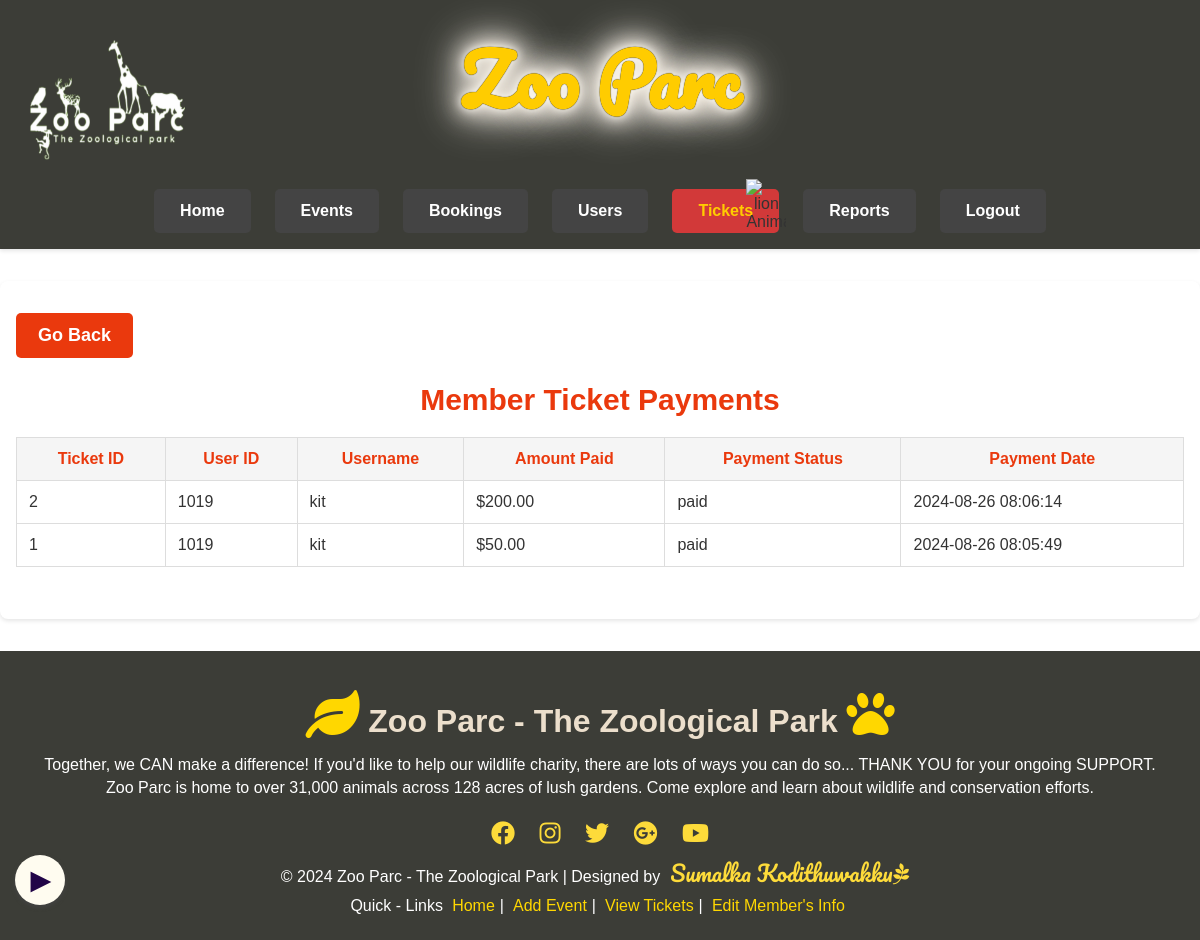
/view_member_payments.php (signed in), run on the app's committed database.
### tables this page shows
CREATE TABLE IF NOT EXISTS `member_ticket_payments` (
  `payment_id` int NOT NULL AUTO_INCREMENT,
  `user_id` int NOT NULL,
  `ticket_id` int NOT NULL,
  `amount` decimal(10,2) NOT NULL,
  `payment_status` enum('paid','unpaid') NOT NULL DEFAULT 'unpaid',
  `payment_date` datetime DEFAULT NULL,
  PRIMARY KEY (`payment_id`),
  UNIQUE KEY `ticket_id` (`ticket_id`),
  KEY `member_id` (`user_id`)
);

CREATE TABLE IF NOT EXISTS `users` (
  `id` int NOT NULL,
  `user_id` int NOT NULL AUTO_INCREMENT,
  `name` varchar(255) NOT NULL,
  `username` varchar(255) NOT NULL,
  `email` varchar(255) NOT NULL,
  `password` varchar(255) NOT NULL,
  `phone_number` varchar(15) DEFAULT NULL,
  `role` enum('member','admin') NOT NULL DEFAULT 'member',
  `created_at` timestamp NULL DEFAULT CURRENT_TIMESTAMP,
  PRIMARY KEY (`user_id`),
  UNIQUE KEY `user_id` (`user_id`),
  UNIQUE KEY `username` (`username`),
  UNIQUE KEY `email` (`email`)
);

### view_member_payments.php (the view, shortened to what this page needs)
<?php
$servername = "localhost";
$username = "root";
$password = "";
$dbname = "zoo_website";
$conn = new mysqli($servername, $username, $password, $dbname);
$sql_members = "SELECT p.payment_id, p.ticket_id, p.user_id, u.username, p.amount, p.payment_status, p.payment_date
                FROM member_ticket_payments p
                JOIN users u ON p.user_id = u.user_id
                ORDER BY p.payment_date DESC";
$result_members = $conn->query($sql_members);
?>
<!DOCTYPE html>
<html lang="en">
<head>
    <link rel="stylesheet" href="https://cdnjs.cloudflare.com/ajax/libs/font-awesome/6.6.0/css/all.min.css" />
    <link rel="stylesheet" href="https://cdnjs.cloudflare.com/ajax/libs/font-awesome/5.15.4/css/all.min.css">
    <link href="https://fonts.googleapis.com/css2?family=Dancing+Script:wght@400..700&family=Sevillana&display=swap" rel="stylesheet"><link rel="stylesheet" href="style/index.css">
    <link rel="stylesheet" href="style/index.css">
    <link rel="stylesheet" href="style/scroll up music.css">
    <link rel="stylesheet" href="style/ticket-btn.css">
    <link rel="stylesheet" href="style/map-btn.css">
    <link rel="stylesheet" href="style/loader.css">
</head>
<body>
    <header>
      <div class="header-container">
          <a href="admin_dashboard.php" class="logo">
              <img src="img/logo.png" alt="Zoo Parc Logo">
          </a>
          <div class="title-nav">
              <h1>Zoo Parc
              </h1>
              <nav>
              <ul>
                            <li><a href="admin_dashboard.php" class="nav-btn">Home</a></li>
                            <li><a href="manage_events.php" class="nav-btn">Events</a></li>
                            <li><a href="manage_bookings.php"class="nav-btn">Bookings</a></li>
                            <li><a href="manage_users.php"  class="nav-btn">Users</a></li>
                                <li>
                        <div class="nav-item home-item">
                                <a href="view_ticket_payments.php" class="home-button"style="color: #ffcc00;">Tickets</a>
                                <div class="animal-animation">
                                    <img src="img/lion.gif" class="animal" alt="lion Animation">
                                </div>
                            </div>
                        </li>
                        <li><a href="reports.php" class="nav-btn">Reports</a></li>
                        <li><a href="logout.php" class="nav-btn logout-btn">Logout</a></li>
                            </ul>
              </nav>
          </div>
      </div>
  </header>
<main>
    <a href="view_ticket_payments.php" class="go-back-button">Go Back</a>
    <h2>Member Ticket Payments</h2>
    <table class="events-table" style="width: 100%; margin-bottom: 20px;">
        <thead>
            <tr>
                <th>Ticket ID</th>
                <th>User ID</th>
                <th>Username</th>
                <th>Amount Paid</th>
                <th>Payment Status</th>
                <th>Payment Date</th>
            </tr>
        </thead>
        <tbody>
            <?php
            if ($result_members->num_rows > 0):
                while($row = $result_members->fetch_assoc()): ?>
                    <tr>
                        <td><?php echo htmlspecialchars($row['ticket_id']); ?></td>
                        <td><?php echo htmlspecialchars($row['user_id']); ?></td>
                        <td><?php echo htmlspecialchars($row['username']); ?></td>
                        <td>$<?php echo htmlspecialchars($row['amount']); ?></td>
                        <td><?php echo htmlspecialchars($row['payment_status']); ?></td>
                        <td><?php echo htmlspecialchars($row['payment_date']); ?></td>
                    </tr>
                <?php endwhile;
            else: ?>
                <tr>
                    <td colspan="6" class="no-users">No member ticket payments found.</td>
                </tr>
            <?php endif; ?>
        </tbody>
    </table>
</main>
</body>
 <footer
  class="footer">
    <br>
    <div class="footer-bottom">
      <div class="footer-section about">
        <div class="social-icons">
            <p class="footer-head"><i class="fas fa-leaf icon"></i>
                Zoo Parc - The Zoological Park
          <i class="fas fa-paw icon"></i> <br></p>
          <p>Together, we CAN make a difference! If you'd like to help our wildlife charity,
             there are lots of ways you can do so... THANK YOU for your ongoing SUPPORT.</p>
    <p>Zoo Parc is home to over 31,000 animals across 128 acres of lush gardens.
         Come explore and learn about wildlife and conservation efforts.</p> <br>
         <a href="#"><i class="fab fa-facebook"></i></a>
        <a href="#"><i class="fab fa-instagram"></i></a>
        <a href="#"><i class="fab fa-twitter"></i></a>
        <a href="#"><i class="fab fa-google-plus"></i></a>
        <a href="#"><i class="fab fa-youtube"></i></a>
        <p> &copy; 2024 Zoo Parc - The Zoological Park |
            Designed by<a href="https://www.instagram.com/luna.layl_/" class="btn-su"
            target="_blank" >Sumalka Kodithuwakku<i class="fab fa-pagelines icon-lv" id="icon-lv"></i></a></p>
        </div>
        </div>
    </div>
    <div class="quick-links">
        <p> Quick - Links
          <a href="#" class="quick-link-btn">Home</a>|
          <a href="add_event.php" class="quick-link-btn">Add Event</a>|
          <a href="view_member_payments.php" class="quick-link-btn">View Tickets</a>|
          <a href="edit_user.php" class="quick-link-btn">Edit Member's Info</a> </p>
      </div>
</footer>
<div id="audio-control">
<button id="musicPlaying">&#9654;</button>
</div>
</html>

### style/index.css (style rules this page uses)
body { font-family: 'Arial', sans-serif; margin: 0; padding: 0; background-color: white; color: #333; }
header { background-color: #3C3D37; padding: 1em 0; text-align: center; box-shadow: 0 2px 4px rgba(0, 0, 0, 0.1); position: relative; }
.header-container { display: flex; justify-content: center; align-items: center; width: 90%; max-width: auto; margin: auto; }
.logo { position: absolute; top: 40px; left: 30px; }
.logo img { max-width: 155px; height:120px; }
.title-nav { display: flex; flex-direction: column; align-items: center; width: 100%; }
nav { margin-top: 0px; }
nav ul { list-style: none; padding: 0; margin: 0; display: flex; justify-content: center; gap: 1.5em; align-items: center; }
nav ul li { margin: 0; }
nav ul li a { background-color: #d23939; color: white; text-decoration: none; padding: 0.7em 1.5em; transition: background-color 0.3s, transform 0.3s, color 0.3s; font-weight: bold; border: 2px solid transparent; border-radius: 5px; display: inline-block; transition: background-color 0.3s, color 0.3s; }
.nav-btn { background-color: #444; color: white; text-decoration: none; padding: 0.7em 1.5em; transition: background-color 0.3s, transform 0.3s, color 0.3s; font-weight: bold; border: 2px solid transparent; border-radius: 5px; display: inline-block; }
main { padding: 2em 1em; max-width: 900px; margin: 2em auto; background-color: white; box-shadow: 0 2px 4px rgba(0, 0, 0, 0.1); border-radius: 8px; }
h2 { font-family: 'Comic Sans MS', sans-serif; text-align: center; margin-top: 5px; color: #3C3D37; margin-bottom: 0.5em; font-size: 2em; font-weight: bold; }
footer { background-color: #3C3D37; color: #fff; padding: 20px 0; text-align: center; font-family: 'Arial', sans-serif; position: relative; bottom: 0; width: 100%; }
footer p { margin: 5px 0; color: #fff; }
footer .social-icons { margin-top: 1px; }
footer .social-icons a { margin: 0 10px; color: #fddb3a; text-decoration: none; font-size: 24px; }
footer .social-icons .btn-su { color: fddb3a; font-size: 22px; font-family: 'Pacifico', cursive; }
footer .social-icons .icon { font-size: 1.5em; color: #ffd700; }
footer .social-icons .icon-lv { color: #fddb3a; font-size: 22px; }
footer .footer-head { font-family: 'Comic Sans MS', sans-serif; text-align: center; margin-top: 1px; color: #ECDFCC; margin-bottom: 0.5em; font-size: 2em; font-weight: bold; }
.quick-links .quick-link-btn { text-decoration: none; width: 600px; color: #ffd700; padding: 0.3em; }
.home-item { position: relative; }
.animal-animation { position: absolute; top: -10px; left: 88%; transform: translateX(-50%); display: flex; gap: 10px; }
.animal { width: 40px; animation: play 5s infinite; }

### style/scroll up music.css (style rules this page uses)
#audio-control { position: fixed; bottom: 40px; left: 20px; z-index: 9999; background-color: #fffcf0; padding: 10px; border-radius: 50%; color: rgb(255, 0, 0); box-shadow: 0 2px 4px #444; transition: background-color 0.3s, transform 0.3s; display: flex; justify-content: center; align-items: center; width: 20px; height: 20px; }
#audio-control button { color: #210447; border: none; padding: 1em; border-radius: 50%; cursor: pointer; font-size: 25px; background-color: #fffcf0; transition: background-color 0.3s, transform 0.3s; box-shadow: 0 2px 4px #444; font-weight: bold; display: flex; justify-content: center; align-items: center; width: 20px; height: 20px; }

### data on the page
member_ticket_payments: ticket "2", user "1019", user.username "kit", amount "200.00", payment_status "paid", payment_date "2024-08-26 08:06:14"
member_ticket_payments: ticket "1", user "1019", user.username "kit", amount "50.00", payment_status "paid", payment_date "2024-08-26 08:05:49"
